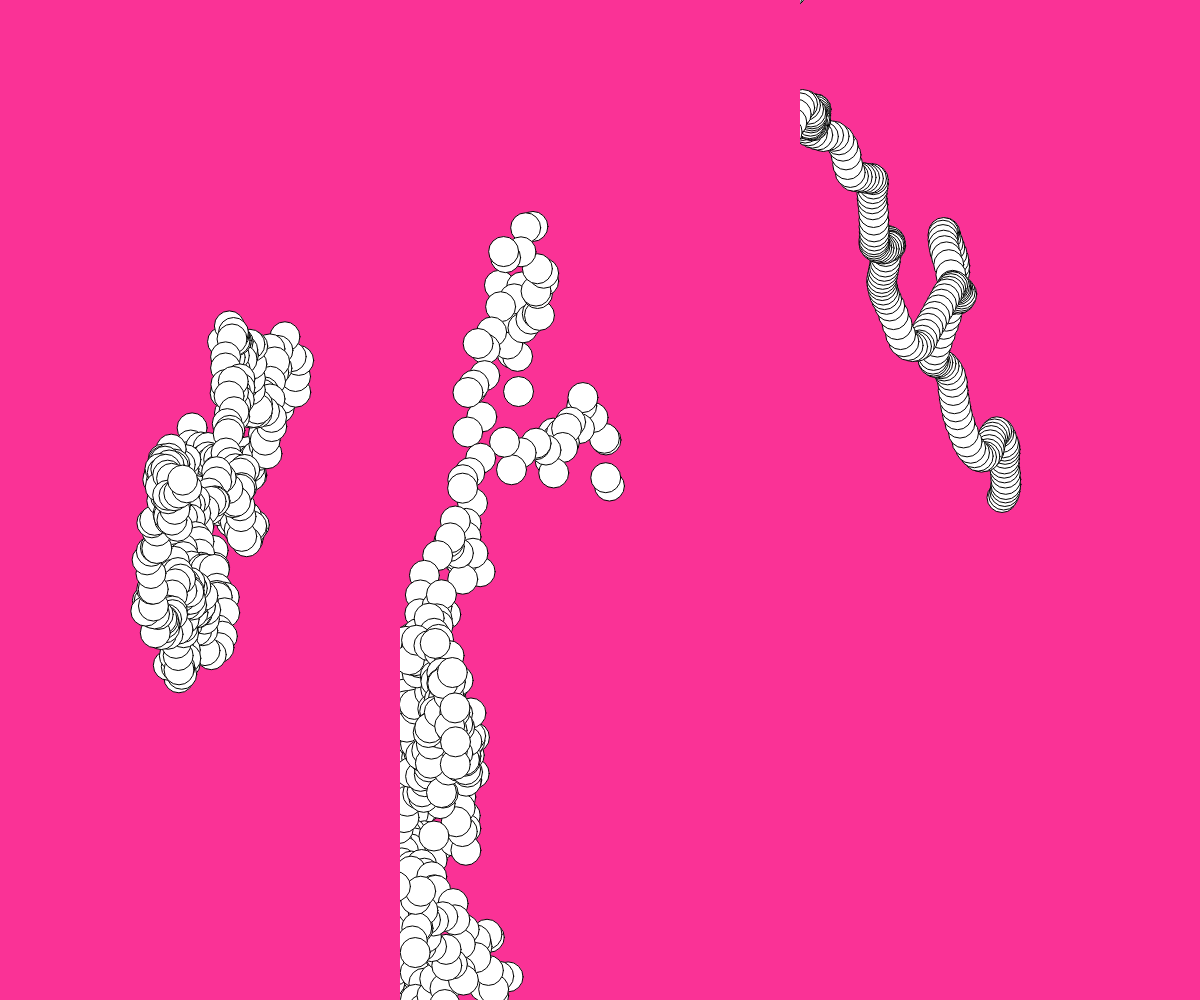
Frame 1 (no input)
Frame 2 (the mouse pressed at the canvas centre, redrawn once): identical to frame 1, image omitted

The p5.js sketch that drew this single still picture (run headless with seeded random() and noise() and a simulated clock; the mouse was pressed at the canvas centre and the sketch redrawn once):

// p5.js sketch
// ── sketch.js
const GRID_SIZE = 2;

let canvs = [];

function drawRandom(pg) {
  pg.background(250, 50, 150);
  pg.stroke(0);
  pg.fill(255);

  let x = pg.width / 2;
  let y = pg.height / 2;
  for (let i = 0; i < 512; i++) {
    pg.ellipse(x, y, 30);
    x += random(-pg.width / 50, pg.width / 50);
    y += random(-pg.height / 50, pg.height / 50);
  }
}

function drawGaussian(pg) {
  pg.background(250, 50, 150);
  pg.stroke(0);
  pg.fill(255);

  let x = pg.width / 2;
  let y = pg.height / 2;
  for (let i = 0; i < 512; i++) {
    x += randomGaussian(0, pg.width / 50);
    y += randomGaussian(0, pg.height / 50);
    pg.ellipse(x, y, 30);
  }
}

function drawNoise(pg) {
  pg.background(250, 50, 150);
  pg.stroke(0);
  pg.fill(255);

  let x = pg.width / 2;
  let y = pg.height / 2;
  for (let i = 0; i < 512; i++) {
    x += map(noise(i / 10, PI), 0, 1, -pg.width / 50, pg.width / 50);
    y += map(noise(i / 10, TWO_PI), 0, 1, -pg.height / 50, pg.height / 50);
    pg.ellipse(x, y, 30);
  }
}

function setup() {
  createCanvas(windowWidth, windowHeight);
  noLoop();

  for (let i = 0; i < 3; i++) {
    canvs.push(createGraphics(width / 3, height));
  }

  drawRandom(canvs[0]);
  drawGaussian(canvs[1]);
  drawNoise(canvs[2]);
}

function draw() {
  background(255);

  for (let i = 0; i < 3; i++) {
    image(canvs[i], i * canvs[i].width, 0);
  }
}
